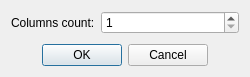
<?xml version="1.0" encoding="UTF-8"?>
<ui version="4.0">
 <class>InsertColumnsDialog</class>
 <widget class="QDialog" name="InsertColumnsDialog">
  <property name="geometry">
   <rect>
    <x>0</x>
    <y>0</y>
    <width>250</width>
    <height>77</height>
   </rect>
  </property>
  <property name="windowTitle">
   <string>Insert Columns</string>
  </property>
  <layout class="QVBoxLayout" name="verticalLayout">
   <item>
    <layout class="QFormLayout" name="formLayout">
     <item row="0" column="0">
      <widget class="QLabel" name="label">
       <property name="text">
        <string>Columns count:</string>
       </property>
       <property name="buddy">
        <cstring>spinBox</cstring>
       </property>
      </widget>
     </item>
     <item row="0" column="1">
      <widget class="QSpinBox" name="spinBox">
       <property name="minimum">
        <number>1</number>
       </property>
      </widget>
     </item>
    </layout>
   </item>
   <item>
    <widget class="QDialogButtonBox" name="buttonBox">
     <property name="focusPolicy">
      <enum>Qt::StrongFocus</enum>
     </property>
     <property name="standardButtons">
      <set>QDialogButtonBox::Cancel|QDialogButtonBox::Ok</set>
     </property>
     <property name="centerButtons">
      <bool>true</bool>
     </property>
    </widget>
   </item>
  </layout>
 </widget>
 <resources/>
 <connections/>
</ui>
